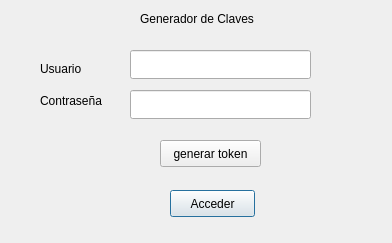
<?xml version="1.0" encoding="UTF-8"?>
<ui version="4.0">
 <class>login</class>
 <widget class="QDialog" name="login">
  <property name="geometry">
   <rect>
    <x>0</x>
    <y>0</y>
    <width>392</width>
    <height>243</height>
   </rect>
  </property>
  <property name="windowTitle">
   <string>Login </string>
  </property>
  <widget class="QLabel" name="label">
   <property name="geometry">
    <rect>
     <x>140</x>
     <y>10</y>
     <width>131</width>
     <height>17</height>
    </rect>
   </property>
   <property name="text">
    <string>Generador de Claves</string>
   </property>
  </widget>
  <widget class="QLabel" name="label_2">
   <property name="geometry">
    <rect>
     <x>40</x>
     <y>60</y>
     <width>54</width>
     <height>17</height>
    </rect>
   </property>
   <property name="text">
    <string>Usuario</string>
   </property>
  </widget>
  <widget class="QLabel" name="label_3">
   <property name="geometry">
    <rect>
     <x>40</x>
     <y>90</y>
     <width>71</width>
     <height>21</height>
    </rect>
   </property>
   <property name="text">
    <string>Contraseña</string>
   </property>
  </widget>
  <widget class="QLineEdit" name="txt_user">
   <property name="geometry">
    <rect>
     <x>130</x>
     <y>50</y>
     <width>181</width>
     <height>29</height>
    </rect>
   </property>
  </widget>
  <widget class="QLineEdit" name="txt_pswd">
   <property name="geometry">
    <rect>
     <x>130</x>
     <y>90</y>
     <width>181</width>
     <height>29</height>
    </rect>
   </property>
  </widget>
  <widget class="QPushButton" name="btn_access">
   <property name="geometry">
    <rect>
     <x>170</x>
     <y>190</y>
     <width>85</width>
     <height>27</height>
    </rect>
   </property>
   <property name="text">
    <string>Acceder</string>
   </property>
  </widget>
  <widget class="QPushButton" name="btn_token">
   <property name="geometry">
    <rect>
     <x>160</x>
     <y>140</y>
     <width>101</width>
     <height>27</height>
    </rect>
   </property>
   <property name="text">
    <string>generar token</string>
   </property>
  </widget>
 </widget>
 <resources/>
 <connections/>
</ui>
